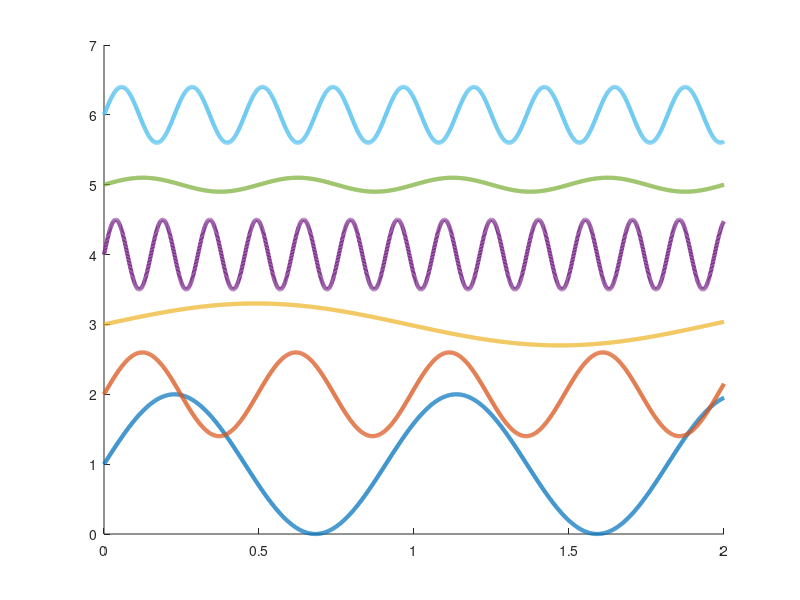
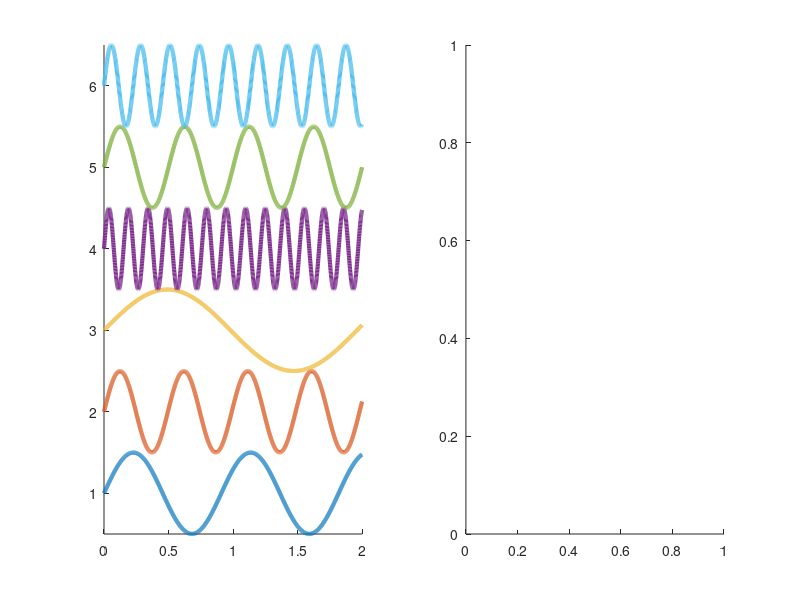

These charts were generated, in order, by the following MATLAB code: (Note: this script raises an error after producing the figures.)
figure(5), clf , hold on

x =linspace(0,2,2000);

freqCoarse = [1, 2, 0.5, 6, 2, 4];
freqFine = [0.1, 0.01, 0.02, 0.1, 0.0, 0.1];

outputLevels = [1, 0.6, 0.3, 0.5, 0.1, .4];


seperation = 1.0;
y = cell(1,6);
for i = 1:6
    y{i} = seperation*i + outputLevels(i)*sin(x*2*pi*freqCoarse(i)*(freqFine(i)+1));
    plot(x, y{i}, 'LineWidth', 3)
end

figure(6), clf 
subplot(2,2,[1,3])
ylim([0.5, 6.5]);
hold on
y2 = cell(1,6);
for i = 1:6
    y2{i} = seperation*i + 0.5* sin(x*2*pi*freqCoarse(i)*(freqFine(i)+1));
    plot(x, y2{i}, 'LineWidth', 3)
end

subplot(2,2,[2,4])
hold on

modEnvAmt = [0.0, 0.5, 1.0, 0.6, 0.2, 0.1];
modA = 0.5;
modD = 0.4;
modS = 0.7;
modR = 8;

[modX, modY] = ADSR(modA, modD, modS, modR);

% Default colourorder
colours = get(gca,'colororder');

y3 = cell(1,6);
for i = 1:6
    y2{i} = seperation*i + 0.5* sin(x*2*pi*freqCoarse(i)*(freqFine(i)+1));
    fill([0, modX, modX(5), 0], ((i)*1 + [0, ((1-modEnvAmt(i)) + modEnvAmt(i)*modY),0, 0]), colours(i,:), 'FaceAlpha', 0.5, 'LineWidth', 2, 'EdgeColor', colours(i,:))
    
end



